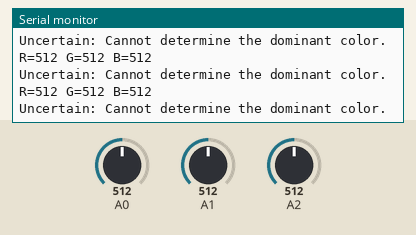
The sketch below on a simulated Arduino Uno, built with avr-gcc and run on an emulated ATmega328P. On the bench: the last lines printed to the serial monitor. Inputs (shaded band) come from the test bench; at power-on: A0 = 512, A1 = 512, A2 = 512.

Above: at 1.3 s.
1.4 s: A0 set to 716
At 1.83 s:
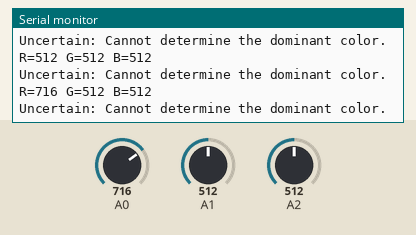
2.9 s: A1 set to 716
At 3.34 s:
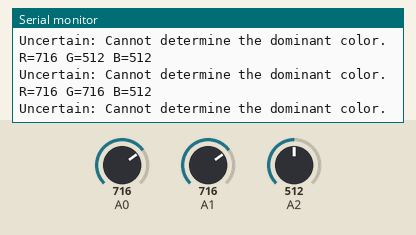
4.4 s: A2 set to 716
At 4.85 s:
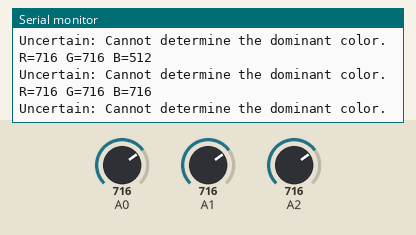
5.9 s: A0 set to 900
At 6.36 s:
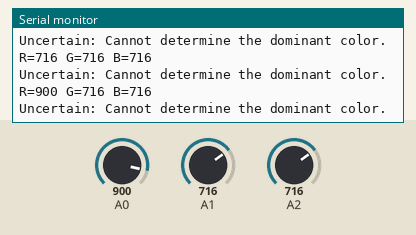
7.4 s: A1 set to 900
At 7.87 s:
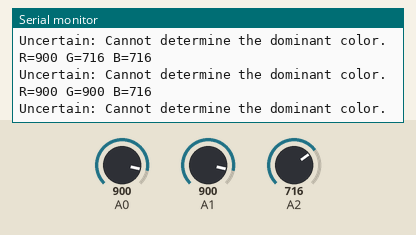
8.9 s: A2 set to 900
At 9.38 s:
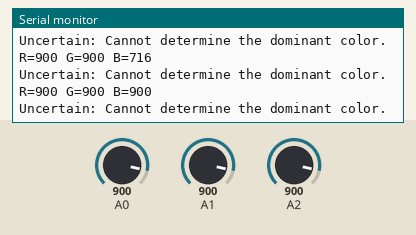
Timing chart, 0 to 11.4 s (numbered marks = the images above; inputs shaded):
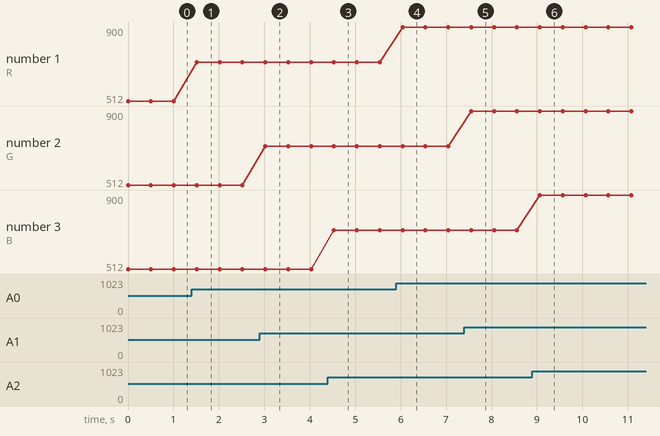

Measured:
- after the input at 1.4 s, the serial monitor: prints a new line after 0.11 s (image 1)
- after the input at 2.9 s, the serial monitor: prints a new line after 0.12 s (image 2)
- after the input at 4.4 s, the serial monitor: prints a new line after 0.13 s (image 3)
- after the input at 5.9 s, the serial monitor: prints a new line after 0.14 s (image 4)
- after the input at 7.4 s, the serial monitor: prints a new line after 0.15 s (image 5)
- after the input at 8.9 s, the serial monitor: prints a new line after 0.16 s (image 6)
- plotted number 1: 512 → 716 after the input at 1.4 s, 716 → 900 after the input at 5.9 s

The sketch:

colorsensor_with_potentiometer.ino
```cpp
// Variables for color detection
int redValue = 0;
int greenValue = 0;
int blueValue = 0;

void setup() {
  Serial.begin(9600);
}

void loop() {
  // Read the analog inputs for red, green, and blue
  redValue = analogRead(A0);
  greenValue = analogRead(A1);
  blueValue = analogRead(A2);

  // Print color readings
  Serial.print("R=");
  Serial.print(redValue);
  Serial.print(" G=");
  Serial.print(greenValue);
  Serial.print(" B=");
  Serial.println(blueValue);

  // Determine the dominant color based on the thresholds
  const int redThreshold = 100;
  const int greenThreshold = 100;
  const int blueThreshold = 100;

  if (redValue >= redThreshold && greenValue < greenThreshold && blueValue < blueThreshold) {
    Serial.println("Red");
    // Take appropriate action for Red dominance
  } else if (greenValue >= greenThreshold && redValue < redThreshold && blueValue < blueThreshold) {
    Serial.println("Green");
    // Take appropriate action for Green dominance
  } else if (blueValue >= blueThreshold && redValue < redThreshold && greenValue < greenThreshold) {
    Serial.println("Blue");
    // Take appropriate action for Blue dominance
  } else {
    Serial.println("Uncertain: Cannot determine the dominant color.");
  }

  delay(500);
}
```
